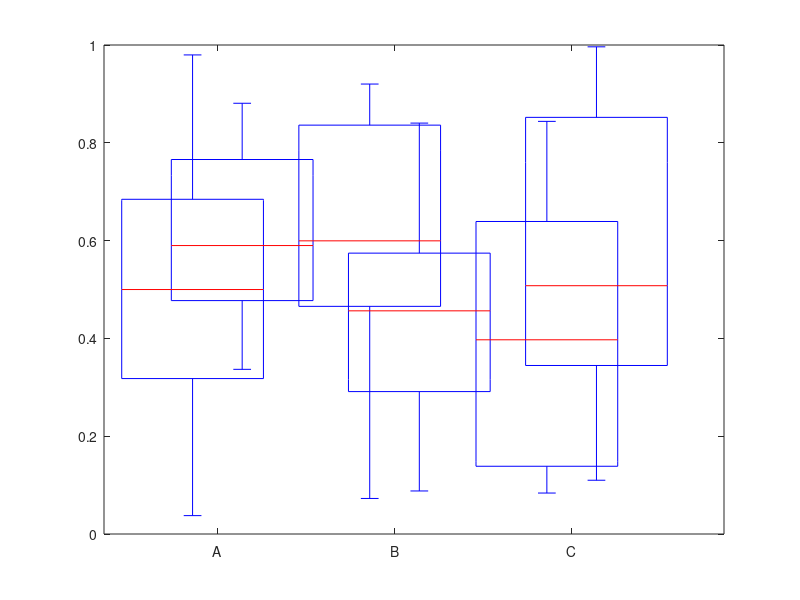

The MATLAB script that drew this image:
x = reshape(rand(10,6),[],1);
group = [repmat(1,10,1);repmat(2,10,1);repmat(3,10,1);repmat(4,10,1);repmat(5,10,1);repmat(6,10,1)];

for iii = 1:3
    p = [iii iii+0.28];
    if iii == 1
        positions = p;
        loc = mean(p);
    else
        positions = [positions p];
        loc = [loc mean(p)];
    end
end

fg = figure;

boxplot(x,group, 'positions', positions,'outliersize',1);
h=findobj(gca,'tag','Outliers'); delete(h)

set(gca,'xtick',loc)
set(gca,'xticklabel',{'A','B','C'})

color = ['c', 'y', 'c', 'y', 'c', 'y'];
h = findobj(gca,'Tag','Box');
for j=1:length(h)
    patch(get(h(j),'XData'),get(h(j),'YData'),color(j),'FaceAlpha',.5);
end
